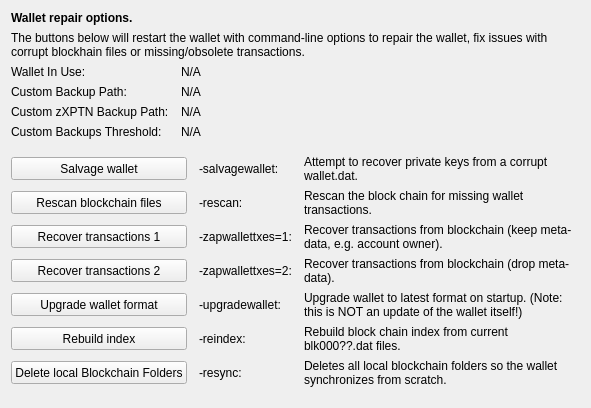
     <widget class="QWidget" name="tab_repair">
      <attribute name="title">
       <string>&amp;Wallet Repair</string>
      </attribute>
      <layout class="QGridLayout" name="gridLayout_4" columnstretch="0,0,0,0">
       <property name="horizontalSpacing">
        <number>12</number>
       </property>
       <item row="0" column="0" colspan="4">
        <widget class="QLabel" name="label_repair_header">
         <property name="font">
          <font>
           <weight>75</weight>
           <bold>true</bold>
          </font>
         </property>
         <property name="text">
          <string>Wallet repair options.</string>
         </property>
        </widget>
       </item>
       <item row="1" column="0" colspan="4">
        <widget class="QLabel" name="label_repair_helptext">
         <property name="font">
          <font>
           <weight>50</weight>
           <bold>false</bold>
          </font>
         </property>
         <property name="text">
          <string>The buttons below will restart the wallet with command-line options to repair the wallet, fix issues with corrupt blockhain files or missing/obsolete transactions.</string>
         </property>
         <property name="wordWrap">
          <bool>true</bool>
         </property>
        </widget>
       </item>
       <item row="2" column="0">
        <widget class="QLabel" name="wallet_path_label">
         <property name="text">
          <string>Wallet In Use:</string>
         </property>
        </widget>
       </item>
       <item row="2" column="1" colspan="3">
        <widget class="QLabel" name="wallet_path">
         <property name="cursor">
          <cursorShape>IBeamCursor</cursorShape>
         </property>
         <property name="text">
          <string>N/A</string>
         </property>
         <property name="textFormat">
          <enum>Qt::PlainText</enum>
         </property>
         <property name="textInteractionFlags">
          <set>Qt::LinksAccessibleByMouse|Qt::TextSelectableByKeyboard|Qt::TextSelectableByMouse</set>
         </property>
        </widget>
       </item>
       <item row="3" column="0">
        <widget class="QLabel" name="wallet_custombackuppath_label">
         <property name="text">
          <string>Custom Backup Path:</string>
         </property>
         <property name="visible">
          <bool>false</bool>
         </property>
        </widget>
       </item>
       <item row="3" column="1" colspan="3">
        <widget class="QLabel" name="wallet_custombackuppath">
         <property name="cursor">
          <cursorShape>IBeamCursor</cursorShape>
         </property>
         <property name="text">
          <string>N/A</string>
         </property>
         <property name="textFormat">
          <enum>Qt::PlainText</enum>
         </property>
         <property name="textInteractionFlags">
          <set>Qt::LinksAccessibleByMouse|Qt::TextSelectableByKeyboard|Qt::TextSelectableByMouse</set>
         </property>
         <property name="visible">
          <bool>false</bool>
         </property>
        </widget>
       </item>
       <item row="4" column="0">
        <widget class="QLabel" name="wallet_customzXPTNbackuppath_label">
         <property name="text">
          <string>Custom zXPTN Backup Path:</string>
         </property>
         <property name="visible">
          <bool>false</bool>
         </property>
        </widget>
       </item>
       <item row="4" column="1" colspan="3">
        <widget class="QLabel" name="wallet_customzXPTNbackuppath">
         <property name="cursor">
          <cursorShape>IBeamCursor</cursorShape>
         </property>
         <property name="text">
          <string>N/A</string>
         </property>
         <property name="textFormat">
          <enum>Qt::PlainText</enum>
         </property>
         <property name="textInteractionFlags">
          <set>Qt::LinksAccessibleByMouse|Qt::TextSelectableByKeyboard|Qt::TextSelectableByMouse</set>
         </property>
         <property name="visible">
          <bool>false</bool>
         </property>
        </widget>
       </item>
       <item row="5" column="0">
        <widget class="QLabel" name="wallet_custombackupthreshold_label">
         <property name="text">
          <string>Custom Backups Threshold:</string>
         </property>
         <property name="visible">
          <bool>false</bool>
         </property>
        </widget>
       </item>
       <item row="5" column="1" colspan="3">
        <widget class="QLabel" name="wallet_custombackupthreshold">
         <property name="cursor">
          <cursorShape>IBeamCursor</cursorShape>
         </property>
         <property name="text">
          <string>N/A</string>
         </property>
         <property name="textFormat">
          <enum>Qt::PlainText</enum>
         </property>
         <property name="textInteractionFlags">
          <set>Qt::LinksAccessibleByMouse|Qt::TextSelectableByKeyboard|Qt::TextSelectableByMouse</set>
         </property>
         <property name="visible">
          <bool>false</bool>
         </property>
        </widget>
       </item>
       <item row="6" column="0">
        <spacer name="verticalSpacer_repair1">
         <property name="orientation">
          <enum>Qt::Vertical</enum>
         </property>
         <property name="sizeHint" stdset="0">
          <size>
           <width>10</width>
           <height>10</height>
          </size>
         </property>
        </spacer>
       </item>
       <item row="7" column="0" colspan="2">
        <widget class="QPushButton" name="btn_salvagewallet">
         <property name="minimumSize">
          <size>
           <width>100</width>
           <height>23</height>
          </size>
         </property>
         <property name="text">
          <string>Salvage wallet</string>
         </property>
        </widget>
       </item>
       <item row="7" column="2">
        <widget class="QLabel" name="label_repair_salvage_command">
         <property name="text">
          <string notr="true">-salvagewallet:</string>
         </property>
        </widget>
       </item>
       <item row="7" column="3">
        <widget class="QLabel" name="label_repair_salvage">
         <property name="text">
          <string>Attempt to recover private keys from a corrupt wallet.dat.</string>
         </property>
         <property name="wordWrap">
          <bool>true</bool>
         </property>
        </widget>
       </item>
       <item row="8" column="0" colspan="2">
        <widget class="QPushButton" name="btn_rescan">
         <property name="minimumSize">
          <size>
           <width>100</width>
           <height>23</height>
          </size>
         </property>
         <property name="text">
          <string>Rescan blockchain files</string>
         </property>
        </widget>
       </item>
       <item row="8" column="2">
        <widget class="QLabel" name="label_repair_rescan_command">
         <property name="text">
          <string notr="true">-rescan:</string>
         </property>
        </widget>
       </item>
       <item row="8" column="3">
        <widget class="QLabel" name="label_repair_rescan">
         <property name="text">
          <string>Rescan the block chain for missing wallet transactions.</string>
         </property>
         <property name="wordWrap">
          <bool>true</bool>
         </property>
        </widget>
       </item>
       <item row="9" column="0" colspan="2">
        <widget class="QPushButton" name="btn_zapwallettxes1">
         <property name="minimumSize">
          <size>
           <width>100</width>
           <height>23</height>
          </size>
         </property>
         <property name="text">
          <string>Recover transactions 1</string>
         </property>
        </widget>
       </item>
       <item row="9" column="2">
        <widget class="QLabel" name="label_repair_zap1_command">
         <property name="text">
          <string notr="true">-zapwallettxes=1:</string>
         </property>
        </widget>
       </item>
       <item row="9" column="3">
        <widget class="QLabel" name="label_repair_zap1">
         <property name="text">
          <string>Recover transactions from blockchain (keep meta-data, e.g. account owner).</string>
         </property>
         <property name="wordWrap">
          <bool>true</bool>
         </property>
        </widget>
       </item>
       <item row="10" column="0" colspan="2">
        <widget class="QPushButton" name="btn_zapwallettxes2">
         <property name="minimumSize">
          <size>
           <width>100</width>
           <height>23</height>
          </size>
         </property>
         <property name="text">
          <string>Recover transactions 2</string>
         </property>
        </widget>
       </item>
       <item row="10" column="2">
        <widget class="QLabel" name="label_repair_zap2_command">
         <property name="text">
          <string notr="true">-zapwallettxes=2:</string>
         </property>
        </widget>
       </item>
       <item row="10" column="3">
        <widget class="QLabel" name="label_repair_zap2">
         <property name="text">
          <string>Recover transactions from blockchain (drop meta-data).</string>
         </property>
         <property name="wordWrap">
          <bool>true</bool>
         </property>
        </widget>
       </item>
       <item row="11" column="0" colspan="2">
        <widget class="QPushButton" name="btn_upgradewallet">
         <property name="minimumSize">
          <size>
           <width>100</width>
           <height>23</height>
          </size>
         </property>
         <property name="text">
          <string>Upgrade wallet format</string>
         </property>
        </widget>
       </item>
       <item row="11" column="2">
        <widget class="QLabel" name="label_repair_upgrade_command">
         <property name="text">
          <string notr="true">-upgradewallet:</string>
         </property>
        </widget>
       </item>
       <item row="11" column="3">
        <widget class="QLabel" name="label_repair_upgrade">
         <property name="text">
          <string>Upgrade wallet to latest format on startup. (Note: this is NOT an update of the wallet itself!)</string>
         </property>
         <property name="wordWrap">
          <bool>true</bool>
         </property>
        </widget>
       </item>
       <item row="12" column="0" colspan="2">
        <widget class="QPushButton" name="btn_reindex">
         <property name="minimumSize">
          <size>
           <width>100</width>
           <height>23</height>
          </size>
         </property>
         <property name="text">
          <string>Rebuild index</string>
         </property>
        </widget>
       </item>
       <item row="12" column="2">
        <widget class="QLabel" name="label_repair_reindex_command">
         <property name="text">
          <string notr="true">-reindex:</string>
         </property>
        </widget>
       </item>
       <item row="12" column="3">
        <widget class="QLabel" name="label_repair_reindex">
         <property name="text">
          <string>Rebuild block chain index from current blk000??.dat files.</string>
         </property>
         <property name="wordWrap">
          <bool>true</bool>
         </property>
        </widget>
       </item>
       <item row="13" column="0" colspan="2">
        <widget class="QPushButton" name="btn_resync">
         <property name="minimumSize">
          <size>
           <width>100</width>
           <height>23</height>
          </size>
         </property>
         <property name="text">
          <string>Delete local Blockchain Folders</string>
         </property>
        </widget>
       </item>
       <item row="13" column="2">
        <widget class="QLabel" name="label_repair_resync_command">
         <property name="text">
          <string>-resync:</string>
         </property>
        </widget>
       </item>
       <item row="13" column="3">
        <widget class="QLabel" name="label_repair_resync">
         <property name="text">
          <string>Deletes all local blockchain folders so the wallet synchronizes from scratch.</string>
         </property>
         <property name="wordWrap">
          <bool>true</bool>
         </property>
        </widget>
       </item>
       <item row="14" column="0">
        <spacer name="verticalSpacer_repair2">
         <property name="orientation">
          <enum>Qt::Vertical</enum>
         </property>
         <property name="sizeHint" stdset="0">
          <size>
           <width>20</width>
           <height>10</height>
          </size>
         </property>
        </spacer>
       </item>
      </layout>
     </widget>
